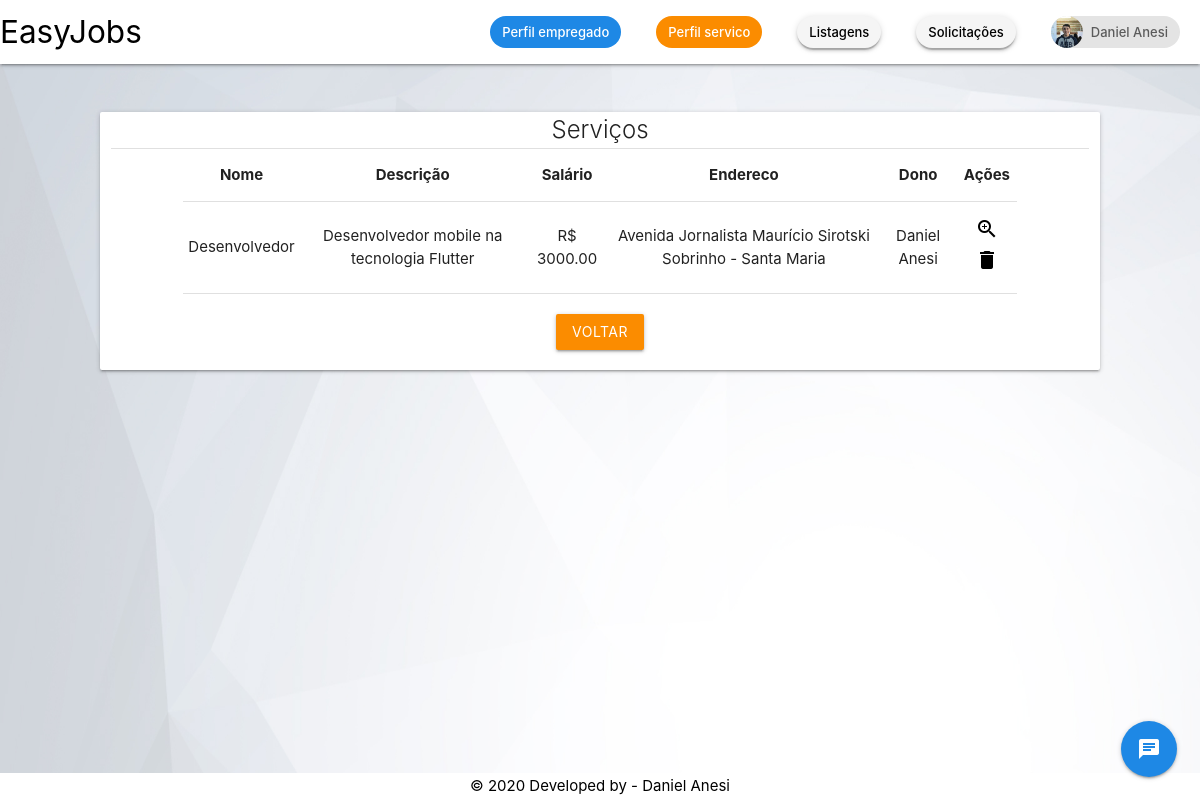
Page /Tela/listagemServico.php (signed in) on the committed database.
### tables this page shows
CREATE TABLE `servico` (
  `id_servico` int(11) NOT NULL,
  `nome` varchar(255) NOT NULL,
  `descricao` varchar(255) NOT NULL,
  `salario` decimal(7,2) DEFAULT NULL,
  `id_endereco` int(11) DEFAULT NULL,
  `id_usuario` int(11) NOT NULL,
  `status` varchar(220) NOT NULL DEFAULT 'pendente',
  `motivo` varchar(220) DEFAULT NULL,
  `deletado` int(1) DEFAULT 0
);

CREATE TABLE `endereco` (
  `id_endereco` int(11) NOT NULL,
  `endereco` varchar(220) NOT NULL,
  `cep` varchar(9) NOT NULL,
  `numero` varchar(220) DEFAULT NULL,
  `complemento` varchar(220) DEFAULT NULL,
  `estado` varchar(220) NOT NULL,
  `cidade` varchar(220) NOT NULL
);

CREATE TABLE `usuario` (
  `id_usuario` int(11) NOT NULL,
  `nome` varchar(220) NOT NULL,
  `cpf` varchar(14) NOT NULL,
  `nascimento` date NOT NULL,
  `telefone` varchar(15) DEFAULT NULL,
  `email` varchar(220) NOT NULL,
  `senha` varchar(220) NOT NULL,
  `foto` varchar(220) DEFAULT NULL,
  `admin` tinyint(4) DEFAULT NULL,
  `id_endereco` int(11) NOT NULL,
  `deletado` int(1) DEFAULT 0
);

### Controle/ServicoPDO.php (called while the page is built, shortened)
<?php
include_once __DIR__ . '/../Modelo/Servico.php';
include_once __DIR__ . '/../Controle/EnderecoPDO.php';
include_once __DIR__ . '/../Controle/UsuarioPDO.php';
class ServicoPDO
{
    public function selectServico()
    {
        $con = new conexao();
        $pdo = $con->getConexao();
        $stmt = $pdo->prepare('select * from servico where deletado = 0;');
        $stmt->execute();
        if ($stmt->rowCount() > 0) {
            return $stmt;
        } else {
            return false;
        }
    }
}

### Modelo/Servico.php (called while the page is built, shortened)
<?php
class Servico
{
    private $id_servico;
    private $nome;
    private $descricao;
    private $salario;
    public function __construct()
    {
        if (func_num_args() != 0) {
            $atributos = func_get_args()[0];
        }
    }
    public function getId_servico()
    {
        return $this->id_servico;
    }
    public function getNome()
    {
        return $this->nome;
    }
    public function getDescricao()
    {
        return $this->descricao;
    }
    public function getSalario()
    {
        return $this->salario;
    }
}

### Controle/EnderecoPDO.php (called while the page is built, shortened)
<?php
        include_once __DIR__.'/../Modelo/Endereco.php';
        include_once __DIR__.'/../Modelo/Servico.php';
        include_once __DIR__.'/../Modelo/Usuario.php';
        include_once __DIR__.'/../Controle/ServicoPDO.php';
        include_once __DIR__.'/../Controle/UsuarioPDO.php';
class EnderecoPDO
{
    public function selectEnderecoId_endereco($id_endereco)
    {
        $con = new conexao();
        $pdo = $con->getConexao();
        $stmt = $pdo->prepare('select * from endereco where id_endereco = :id_endereco;');
        $stmt->bindValue(':id_endereco', $id_endereco);
        $stmt->execute();
        if ($stmt->rowCount() > 0) {
            return $stmt;
        } else {
            return false;
        }
    }
}

### Modelo/Endereco.php (called while the page is built, shortened)
<?php
class Endereco{
private $endereco;
private $cidade;
public function __construct() {
    if (func_num_args() != 0) {
        $atributos = func_get_args()[0];
        }
    }
     public function getEndereco(){
         return $this->endereco;
     }
     public function getCidade(){
         return $this->cidade;
     }
}

### Controle/UsuarioPDO.php (called while the page is built, shortened)
<?php
        include_once __DIR__.'/../Modelo/Usuario.php';
    class UsuarioPDO
    {
        function selectUsuarioId_usuario($id_usuario)
        {
            $con = new conexao();
            $pdo = $con->getConexao();
            $stmt = $pdo->prepare('select * from usuario where id_usuario = :id_usuario;');
            $stmt->bindValue(':id_usuario', $id_usuario);
            $stmt->execute();
            if ($stmt->rowCount() > 0) {
                return $stmt;
            } else {
                return false;
            }
        }
    }

### Modelo/Usuario.php (called while the page is built, shortened)
<?php
    class Usuario
    {
        private $nome;
        public function __construct()
        {
            if (func_num_args() != 0) {
                $atributos = func_get_args()[0];
            }
        }
        public function getNome()
        {
            return $this->nome;
        }
    }

### Tela/listagemServico.php (the view, shortened to what this page needs)
<!DOCTYPE html>
<html>
<head>
    <?php
        include_once '../Base/header.php';
        include_once '../Controle/ServicoPDO.php';
        include_once '../Controle/EnderecoPDO.php';
        include_once '../Controle/UsuarioPDO.php';
        include_once '../Modelo/Servico.php';
        include_once '../Modelo/Endereco.php';
        include_once '../Modelo/Usuario.php';
    ?>
<body class="homeimg">
<?php
    include_once '../Base/iNav.php';
?>
<main>
    <div class="row " style="margin-top: 5vh;">
        <div class="card col l10 offset-l1 m10 offset-m1 s12">
            <div class="card-title center">Serviços</div>
            <div class="divider"></div>
            <div class="row">
                <table class="highlight responsive-table col l10 offset-l1 centered hide-on-small-only">
                    <thead>
                    <tr>
                        <th>Nome</th>
                        <th>Descrição</th>
                        <th>Salário</th>
                        <th>Endereco</th>
                        <th>Dono</th>
                        <th>Ações</th>
                    </tr>
                    </thead>
                    <tbody>
                    <?php
                        $stmtServicos = $servicoPDO->selectServico();
                        while ($linha = $stmtServicos->fetch()) {
                            $servico = new Servico($linha);
                            $usuario = new Usuario($usuarioPDO->selectUsuarioId_usuario($servico->getId_usuario())->fetch());
                            $endereco = new Endereco($enderecoPDO->selectEnderecoId_endereco($servico->getId_endereco())->fetch());
                            ?>
                            <tr>
                                <td><?= $servico->getNome() ?></td>
                                <td><?= $servico->getDescricao() ?></td>
                                <td><?= 'R$ '.$servico->getSalario() ?></td>
                                <td><?= $endereco->getEndereco().' - '.$endereco->getCidade() ?></td>
                                <td><?= $usuario->getNome() ?></td>
                                <td>
                                    <a href="./verServico.php?id=<?= $servico->getId_servico() ?>" class="tooltipped"
                                       data-position="bottom" data-tooltip="Ver mais"><i
                                                class="material-icons black-text">zoom_in</i></a>
                                    <a href="#!" class="tooltipped excluirServico"
                                       id_servico="<?= $servico->getId_servico() ?>" data-position="bottom"
                                       data-tooltip="Deletar"><i
                                                class="material-icons black-text">delete</i></a>
                                </td>
                            </tr>
                            <?php
                        }
                    ?>
                    </tbody>
                </table>
            </div>
            <div class="row center">
                <a class="btn orange darken-1 voltar">Voltar</a>
            </div>
        </div>
    </div>
</main>
<?php
    include_once '../Base/footer.php';
?>
</body>
</html>

### css/custom.css (style rules this page uses)
body { display: flex; max-width: 100vw; min-height: 100vh; flex-direction: column; background-image: url('../Img/bg1.jpg'); background-size: 100vw 100vh; background-repeat: no-repeat; background-attachment: fixed; }
main { flex: 1 0 auto; }

### rows in the picture
servico: nome "Desenvolvedor", descricao "Desenvolvedor mobile na tecnologia Flutter", salario "3000.00", id_endereco.endereco "Avenida Jornalista Maurício Sirotski Sobrinho", id_endereco.cidade "Santa Maria", id_usuario.nome "Daniel Anesi"

### other values in the picture
$usuario->getNome() "Daniel Anesi"
